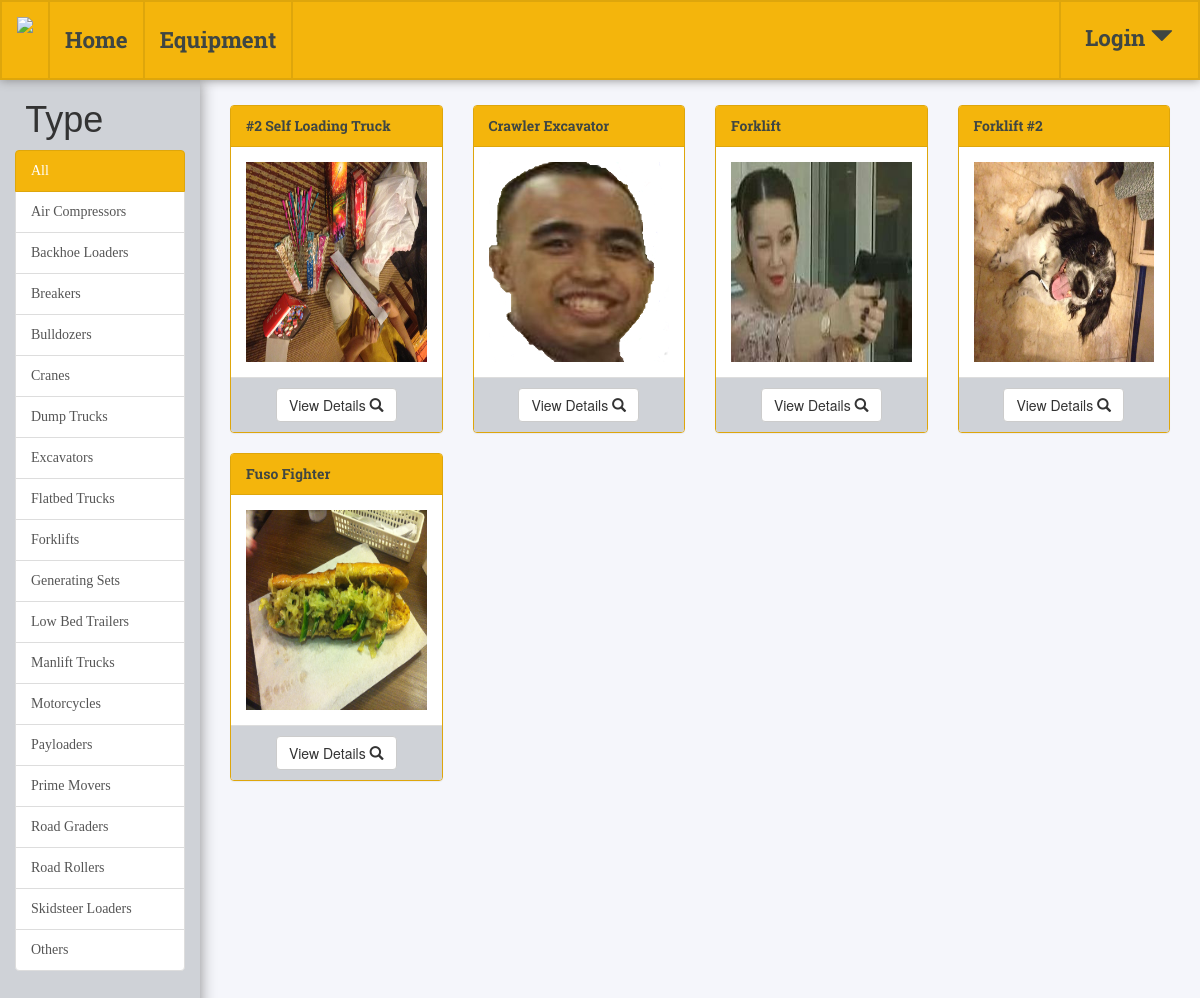
/equipment/, run on an earlier commit of the app's database.
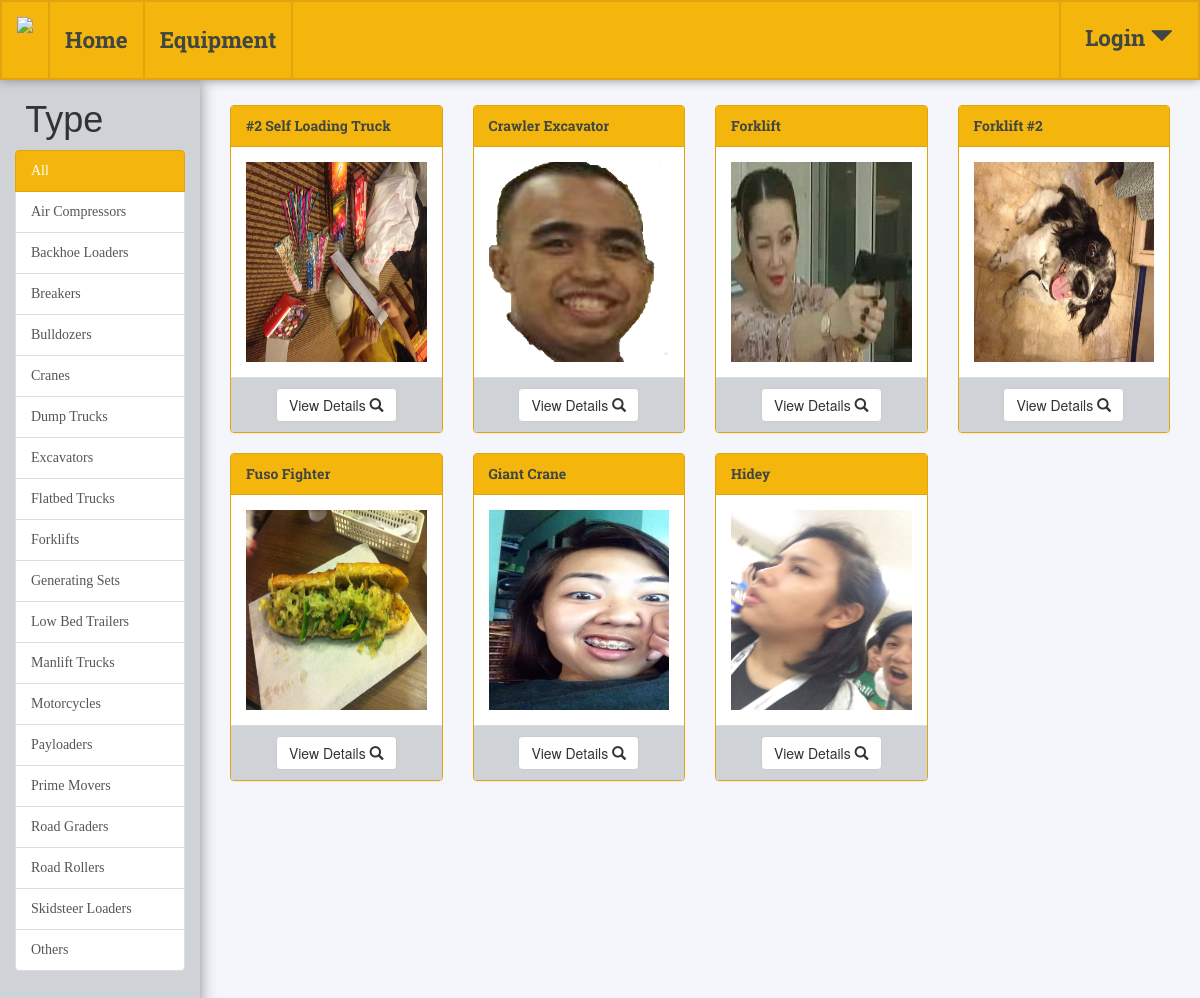
And on a later commit of the database.
### equipment/models.py (models this page shows, shortened)
class Equipment(models.Model):
    brand = models.CharField(max_length=20)
    name = models.CharField(max_length=50)
    acquisition_cost = models.DecimalField(max_digits=12, decimal_places=2)
    acquisition_date = models.DateField()
    details = models.CharField(max_length=2000)
    TYPE_CODES = (
        ('AC', 'Air Compressor'),
        ('BL', 'Backhoe Loader'),
        ('BR', 'Breaker'),
        ('BD', 'Bulldozer'),
        ('CR', 'Crane'),
        ('DT', 'Dump Truck'),
        ('EX', 'Excavator'),
        ('FT', 'Flatbed Truck'),
        ('FL', 'Forklifts'),
        ('GS', 'Genarating Set'),
        ('LB', 'Low Bed Trailer'),
        ('MT', 'Manlift Truck'),
        ('MC', 'Motorcycle'),
        ('PL', 'Payloader'),
        ('PM', 'Prime Mover'),
        ('RG', 'Road Grader'),
        ('RR', 'Road Roller'),
        ('SL', 'Skidsteer Loader'),
        ('OT', 'Other'),
    )
    type = models.CharField(max_length=2, choices=TYPE_CODES)
    STATUS_CODES = (
        ('IE', 'In Engagement'),
        ('AV', 'Available'),
        ('UM', 'Under Maintenance'),
        ('US', 'Unserviceable'))
    status = models.CharField(max_length=2, choices=STATUS_CODES)
    hourly_service_rate = models.DecimalField(max_digits=12, decimal_places=2)
    image = models.ImageField(upload_to="equipmentimages", default='../media/equipmentimages/defaultequipment.png')

### equipment/views.py (the view)
def equipment_index(request):
    list_of_equipment = Equipment.objects.order_by('name')
    return render(request, 'equipments.html', {'equipment': list_of_equipment})

### equipment/templates/equipments.html (shortened to what this page needs)
<!DOCTYPE html>
<html lang="en">
<head>
    {% load staticfiles %}
    {% load humanize %}
    <link rel="stylesheet" href="https://maxcdn.bootstrapcdn.com/bootstrap/3.3.7/css/bootstrap.min.css">
    <link rel="stylesheet"
          href="https://cdnjs.cloudflare.com/ajax/libs/bootstrap-datepicker/1.7.1/css/bootstrap-datepicker.css">
    <link rel="stylesheet"
          href="https://cdnjs.cloudflare.com/ajax/libs/bootstrap-datepicker/1.7.1/css/bootstrap-datepicker.min.css">
    <link rel="stylesheet" href="{% static 'css/global.css' %}">
	<link rel="stylesheet" href="{% static 'css/equipment.css'%}">
</head>
<body>
    <nav class="navbar navbar-fixed-top">
        <div class="container-fluid">
            <div class="navbar-header">
                <a class="navbar-brand" href="/">
                    <img style="height: 250%" src="{% static 'images/bormaheco.png' %}">
                </a>
            </div>
            <ul class="nav navbar-nav">
                <li><a href="/" id="navlink">Home</a></li>
                <li><a href="/equipment" id="navlink">Equipment</a></li>
            </ul>
            <ul class="nav navbar-nav navbar-right">
                {% if request.user.is_authenticated %}
                    <li>
                        <div class="dropdown">
                            <a class="dropdown-toggle" id="userbutton" type="button" data-toggle="dropdown">
                                {{ request.user.username }}
                                <span id="arrow" class="glyphicon glyphicon-triangle-bottom"></span>
                            </a>
                            <ul class="dropdown-menu">
                                {% if request.user.is_superuser %}
                                    <li><a href="../admin">Admin Page</a></li>
                                {% endif %}
                                <li><a href="#">CSS</a></li>
                                <li><a href="../logout">Logout</a></li>
                            </ul>
                        </div></li>
                {% else %}
                    <li>
                        <div class="dropdown" id="logindiv">
                            <a class="dropdown-toggle" id="userbutton" type="button" data-toggle="dropdown">
                                Login
                                <span id="arrow" class="glyphicon glyphicon-triangle-bottom"></span>
                            </a>
                        </div></li>
                {% endif %}
            </ul>
        </div>
    </nav>
    <div class="row" id="pagebody">
        <div class="container-fluid">
            <div class="col-md-2" id="div2">
                <h1 id="filterheader">Type</h1>
                    <div class="list-group">
                        <a href="{% url 'equipment:filterequipment' types='AL' %}" class="list-group-item {% if types == 'AL'%}
                        active
                        {% elif types == null %}
                        active
                        {% endif %}">All</a>
                        <a href="{% url 'equipment:filterequipment' types='AC' %}" class="list-group-item ">Air Compressors</a>
                        <a href="{% url 'equipment:filterequipment' types='BL' %}" class="list-group-item ">Backhoe Loaders</a>
                        <a href="{% url 'equipment:filterequipment' types='BR' %}" class="list-group-item ">Breakers</a>
                        <a href="{% url 'equipment:filterequipment' types='BD' %}" class="list-group-item ">Bulldozers</a>
                        <a href="{% url 'equipment:filterequipment' types='CR' %}" class="list-group-item ">Cranes</a>
                        <a href="{% url 'equipment:filterequipment' types='DT' %}" class="list-group-item ">Dump Trucks</a>
                        <a href="{% url 'equipment:filterequipment' types='EX' %}" class="list-group-item ">Excavators</a>
                        <a href="{% url 'equipment:filterequipment' types='FT' %}" class="list-group-item ">Flatbed Trucks</a>
                        <a href="{% url 'equipment:filterequipment' types='FL' %}" class="list-group-item ">Forklifts</a>
                        <a href="{% url 'equipment:filterequipment' types='GS' %}" class="list-group-item ">Generating Sets</a>
                        <a href="{% url 'equipment:filterequipment' types='LB' %}" class="list-group-item ">Low Bed Trailers</a>
                        <a href="{% url 'equipment:filterequipment' types='MT' %}" class="list-group-item ">Manlift Trucks</a>
                        <a href="{% url 'equipment:filterequipment' types='MC' %}" class="list-group-item ">Motorcycles</a>
                        <a href="{% url 'equipment:filterequipment' types='PL' %}" class="list-group-item ">Payloaders</a>
                        <a href="{% url 'equipment:filterequipment' types='PM' %}" class="list-group-item ">Prime Movers</a>
                        <a href="{% url 'equipment:filterequipment' types='RG' %}" class="list-group-item ">Road Graders</a>
                        <a href="{% url 'equipment:filterequipment' types='RR' %}" class="list-group-item ">Road Rollers</a>
                        <a href="{% url 'equipment:filterequipment' types='SL' %}" class="list-group-item ">Skidsteer Loaders</a>
                        <a href="{% url 'equipment:filterequipment' types='OT' %}" class="list-group-item ">Others</a>
                    </div>
            </div>
            <div class="col-md-10" id="div3">
            {% if equipment.count == 0 %}
                <h1 class="text-center">No Results!</h1>
            {% else %}
                {% for unit in equipment %}
                    <div class="col-md-3">
                        <div class="panel panel-primary" id="equipment{{ unit.id }}">
                            <div class="panel-heading">{{ unit.name }}</div>
                            <div class="panel-body">
                                <div class="thumbnail">
                                    <img src="{% static unit.image.url %}" class="img-responsive"
                                 style="width:100%" alt="Image"></div>
                                </div>
                            <div class="panel-footer text-center"><button type="button" data-toggle="modal"
                                                                          data-target="#modal{{ unit.id }}"
                                                                          class="btn btn-default">View Details
                                <span class="glyphicon glyphicon-search">
                            </span></button></div>
                        </div>
                    </div>
                {% endfor %}
            {% endif %}
            </div>
        </div>
    </div>
</body>
</html>

### static/css/global.css (style rules this page uses)
body { margin: 0; background-color: #f5f6fb; }
nav.navbar-fixed-top { background-color: #F4B50C; height: 80px; box-shadow: 0 0 10px #888888; border: 2px; border-color: #DEA60C; border-style: solid; }
.navbar-nav > li > a#navlink { font-family: fontOne, serif; padding-top: 28px; padding-bottom: 28px; border-style: solid; border-width: 0 2px 0 2px; margin-right: -2px; border-color:#DEA60C; color: #3f4643; font-size: 1.6em; }
.dropdown { padding: 20px 0 24px 0; border-left-style: solid; border-color: #DEA60C; border-width: 2px; }
.navbar-nav > li > .dropdown > a#userbutton { color: #3F4643; padding: 21px 25px 24px 24px;; font-size: 1.6em; font-family: fontOne, serif; border-left-color: #DEA60C; text-decoration: none; }

### static/css/equipment.css (style rules this page uses)
body { overflow-x: hidden; height: 100% }
html { height: 100% }
.container-fluid { height: 100% }
#pagebody { margin-top: 80px }
#div2 { background-color: #cfd2d7; height: 100%; font-family: fontThree, serif; box-shadow: 0 0 15px #888888; padding-bottom: 45px; }
#div2 h1 { padding-left: 6%; margin-bottom: 10px; font-family: fontThree, sans-serif; }
.panel-primary > .panel-heading, .panel-primary, .modal-header { border-color: #DEA60C; }
.panel-primary > .panel-heading, .modal-header { border-radius: 2.5px 2.5px 0 0; font-family: fontOne, serif; color: #3F4643; background-color: #F4B50C; }
.panel-primary > .panel-footer { background-color: #CFD2D7; }
.thumbnail { padding: 0; margin-bottom: 0; border: 0; }
.col-md-10 { margin-top: 25px; }
.thumbnail img { height: 200px; }
.list-group-item.active, .list-group-item.active:focus, .list-group-item.active:hover { background-color: #F4B50C; border-color: #DEA60C; }

What changed in the data, as far as the page shows it:
added Equipment: name "Giant Crane", image (picture)
added Equipment: name "Hidey", image (picture)
